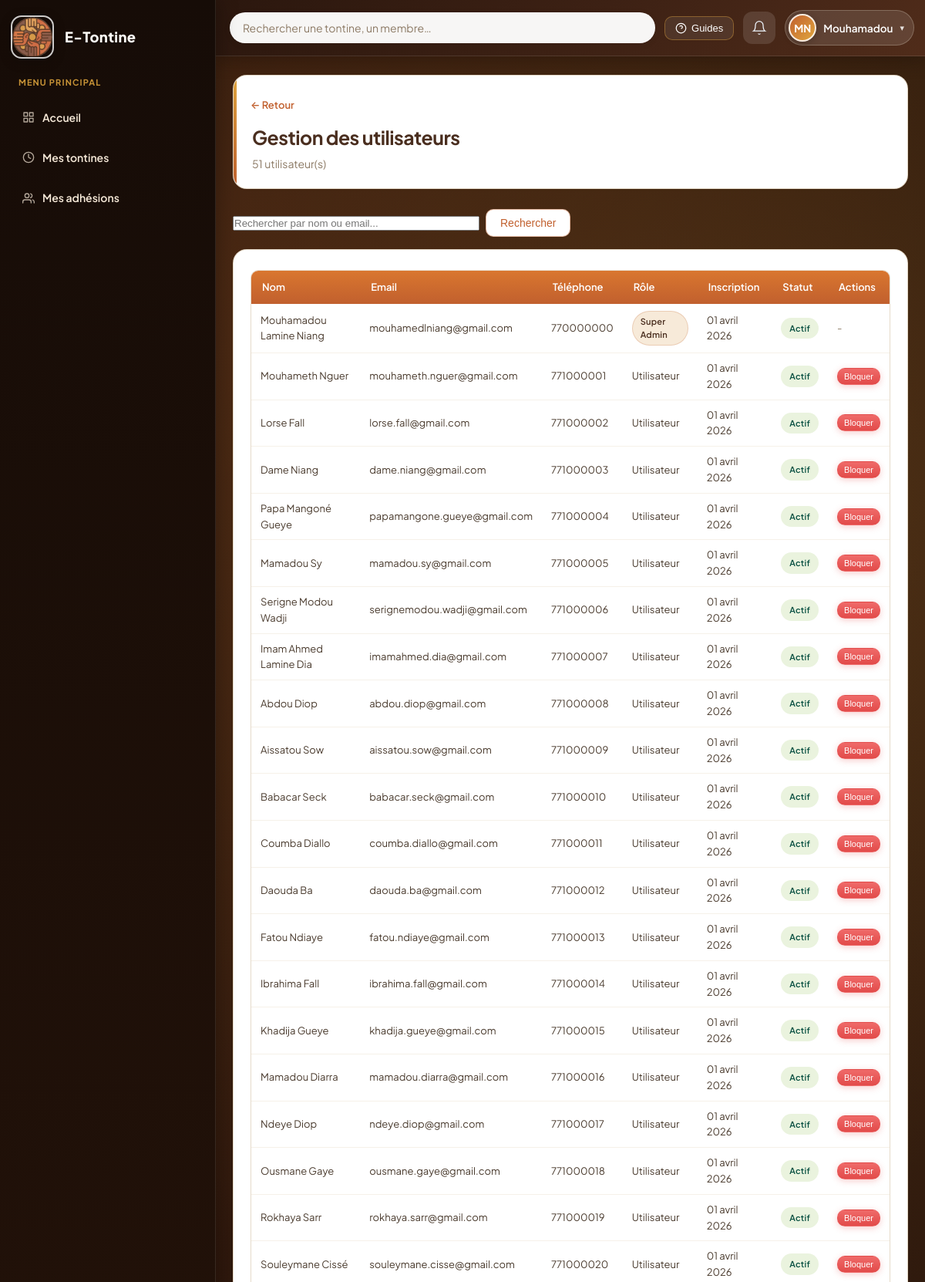
The page /pages/super_admin/utilisateurs.php (signed in, upper part) on the database its author committed.
### tables this page shows
CREATE TABLE utilisateurs (
    id              INT UNSIGNED AUTO_INCREMENT PRIMARY KEY,
    nom_complet     VARCHAR(100)        NOT NULL,
    email           VARCHAR(150)        NOT NULL UNIQUE,
    mot_de_passe    VARCHAR(255)        NOT NULL,
    telephone       VARCHAR(20)         NOT NULL,
    role_global     ENUM('super_admin','utilisateur') NOT NULL DEFAULT 'utilisateur',
    est_bloque      TINYINT(1)          NOT NULL DEFAULT 0,
    jeton_invitation VARCHAR(64)        NULL,
    date_inscription DATETIME           NOT NULL DEFAULT CURRENT_TIMESTAMP,
    derniere_connexion DATETIME         NULL
);

### fonctions/utilisateur.php (called while the page is built, shortened)
<?php
function listerTousUtilisateurs(): array {
    $bd  = connexionBD();
    $req = $bd->query('SELECT id, nom_complet, email, telephone, role_global, est_bloque, date_inscription FROM utilisateurs ORDER BY date_inscription DESC');
    return $req->fetchAll();
}

### fonctions/aide.php (called while the page is built, shortened)
<?php
function nettoyer(string $valeur): string {
    return htmlspecialchars(trim($valeur), ENT_QUOTES, 'UTF-8');
}
function formaterDate(string $dateString): string {
    $mois = ['', 'janvier', 'février', 'mars', 'avril', 'mai', 'juin',
             'juillet', 'août', 'septembre', 'octobre', 'novembre', 'décembre'];
    $ts = strtotime($dateString);
    return date('d', $ts) . ' ' . $mois[(int)date('m', $ts)] . ' ' . date('Y', $ts);
}

### configuration/session.php (called while the page is built, shortened)
<?php
function idUtilisateurConnecte(): int {
    return (int)($_SESSION['utilisateur_id'] ?? 0);
}

### pages/super_admin/utilisateurs.php (the view, shortened to what this page needs)
<?php
require_once __DIR__ . '/../../configuration/session.php';
require_once __DIR__ . '/../../fonctions/utilisateur.php';
require_once __DIR__ . '/../../fonctions/aide.php';
$recherche    = nettoyer($_GET['q'] ?? '');
$utilisateurs = listerTousUtilisateurs();
require_once __DIR__ . '/../../gabarits/entete.php';
?>
<div class="page-entete">
    <div>
        <a href="<?= APP_URL ?>/pages/super_admin/tableau_de_bord.php" class="lien-retour">← Retour</a>
        <h1>Gestion des utilisateurs</h1>
        <p class="texte-secondaire"><?= count($utilisateurs) ?> utilisateur(s)</p>
    </div>
</div>
<div class="barre-recherche">
    <form method="GET" action="">
        <input type="search" name="q" value="<?= htmlspecialchars($recherche) ?>"
               placeholder="Rechercher par nom ou email..." style="width:320px">
        <button type="submit" class="btn btn-secondaire">Rechercher</button>
    </form>
</div>
<section class="section-tableau">
    <div class="table-conteneur">
        <table class="tableau-donnees">
            <thead>
                <tr>
                    <th>Nom</th>
                    <th>Email</th>
                    <th>Téléphone</th>
                    <th>Rôle</th>
                    <th>Inscription</th>
                    <th>Statut</th>
                    <th>Actions</th>
                </tr>
            </thead>
            <tbody>
                <?php foreach ($utilisateurs as $u): ?>
                <tr class="<?= $u['est_bloque'] ? 'ligne-bloquee' : '' ?>">
                    <td><?= htmlspecialchars($u['nom_complet']) ?></td>
                    <td><?= htmlspecialchars($u['email']) ?></td>
                    <td><?= htmlspecialchars($u['telephone']) ?></td>
                    <td>
                        <?php if ($u['role_global'] === ROLE_SUPER_ADMIN): ?>
                        <span class="badge badge-info">Super Admin</span>
                        <?php else: ?>
                        Utilisateur
                        <?php endif; ?>
                    </td>
                    <td><?= formaterDate($u['date_inscription']) ?></td>
                    <td>
                        <?= $u['est_bloque']
                            ? '<span class="badge badge-danger">Bloqué</span>'
                            : '<span class="badge badge-succes">Actif</span>' ?>
                    </td>
                    <td>
                        <?php if ($u['id'] != idUtilisateurConnecte() && $u['role_global'] !== ROLE_SUPER_ADMIN): ?>
                        <form method="POST" action="" style="display:inline">
                            <?php if ($u['est_bloque']): ?>
                            <button type="submit" name="action" value="debloquer"
                                    class="btn btn-succes btn-tres-petit"
                                    onclick="return confirm('Débloquer cet utilisateur ?')">
                                Débloquer
                            </button>
                            <?php else: ?>
                            <button type="submit" name="action" value="bloquer"
                                    class="btn btn-danger btn-tres-petit"
                                    onclick="return confirm('Bloquer cet utilisateur ?')">
                                Bloquer
                            </button>
                            <?php endif; ?>
                        </form>
                        <?php else: ?>
                        <span class="texte-secondaire">-</span>
                        <?php endif; ?>
                    </td>
                </tr>
                <?php endforeach; ?>
            </tbody>
        </table>
    </div>
</section>
<?php require_once __DIR__ . '/../../gabarits/pied_de_page.php'; ?>

### ressources/styles/principal.css (style rules this page uses)
:root { --bleu-fonce: #4a2e1f; --bleu-moy: #c1602e; --bleu-clair: #e0a63e; --bleu-pale: #f7ead9; --bleu-fond: #fbf4ea; --blanc: #ffffff; --gris-fond: #f6f1e9; --gris-bordure: #e3d6c4; --gris-texte: #4a3b2e; --gris-sec: #8c7a65; --vert: #1d9e75; --vert-pale: #eaf3de; --rouge: #e24b4a; --rouge-pale: #fcebeb; --orange: #ba7517; --orange-pale: #faeeda; --rayon-sm: 6px; --rayon-md: 10px; --rayon-lg: 14px; --rayon-xl: 18px; --ombre: 0 1px 3px rgba(74, 46, 31, 0.06); --ombre-md: 0 8px 24px rgba(74, 46, 31, 0.1); --ombre-nav: 0 4px 20px rgba(74, 46, 31, 0.18); --transition: 0.2s ease; --nav-hauteur: 72px; --font-sans: "Plus Jakarta Sans", -apple-system, BlinkMacSystemFont, "Segoe UI", sans-serif; }
*, *::before, *::after { box-sizing: border-box; margin: 0; padding: 0; }
html { scroll-behavior: smooth; }
body { font-family: var(--font-sans); font-size: 15px; line-height: 1.6; color: var(--gris-texte); background: linear-gradient( 180deg, #f7ecdd 0%, var(--gris-fond) 32%, var(--gris-fond) 100% ); background-attachment: fixed; min-height: 100vh; display: flex; flex-direction: column; -webkit-font-smoothing: antialiased; }
a { color: var(--bleu-moy); text-decoration: none; }
.page-entete { display: flex; align-items: flex-start; justify-content: space-between; gap: 18px; margin-bottom: 26px; flex-wrap: wrap; padding: 22px 24px; background: var(--blanc); border-radius: var(--rayon-xl); border: 1px solid rgba(227, 214, 196, 0.9); box-shadow: var(--ombre); position: relative; overflow: hidden; }
.page-entete::before { content: ""; position: absolute; left: 0; top: 0; bottom: 0; width: 4px; background: linear-gradient( 180deg, var(--bleu-clair) 0%, var(--bleu-moy) 100% ); border-radius: 4px 0 0 4px; }
.page-entete h1 { font-size: clamp(1.25rem, 2.5vw, 1.55rem); font-weight: 700; color: var(--bleu-fonce); margin: 0; letter-spacing: -0.02em; line-height: 1.25; }
.page-entete .texte-secondaire { color: var(--gris-sec); font-size: 14px; margin-top: 8px; line-height: 1.45; }
.lien-retour { font-size: 13px; font-weight: 600; color: var(--bleu-moy); display: inline-flex; align-items: center; gap: 6px; margin-bottom: 10px; padding: 6px 12px 6px 0; margin-left: -2px; border-radius: var(--rayon-md); text-decoration: none; transition: color var(--transition), background var(--transition); }
.section-tableau { background: var(--blanc); border: 1px solid rgba(227, 214, 196, 0.9); border-radius: var(--rayon-xl); padding: 20px 22px; margin-bottom: 22px; box-shadow: var(--ombre); }
.btn { display: inline-flex; align-items: center; justify-content: center; gap: 6px; padding: 9px 18px; border-radius: var(--rayon-md); font-size: 14px; font-weight: 500; border: 1px solid transparent; cursor: pointer; transition: all var(--transition); text-decoration: none; white-space: nowrap; }
.btn-secondaire { background: var(--blanc); color: var(--bleu-moy); border-color: rgba(193, 96, 46, 0.45); box-shadow: 0 1px 2px rgba(74, 46, 31, 0.06); }
.btn-danger { background: linear-gradient(180deg, #ef6a69 0%, var(--rouge) 100%); color: #fff; box-shadow: 0 2px 8px rgba(226, 75, 74, 0.28); }
.btn-tres-petit { padding: 4px 8px; font-size: 11px; }
.badge { display: inline-block; padding: 4px 10px; border-radius: 999px; font-size: 11px; font-weight: 600; letter-spacing: 0.02em; border: 1px solid transparent; }
.badge-succes { background: var(--vert-pale); color: #085041; }
.badge-info { background: var(--bleu-pale); color: #4a2e1f; border-color: rgba(193, 96, 46, 0.22); }
.table-conteneur { overflow-x: auto; border-radius: var(--rayon-md); border: 1px solid rgba(227, 214, 196, 0.85); background: var(--blanc); box-shadow: 0 1px 2px rgba(74, 46, 31, 0.04); margin: 6px 0 4px; }
.tableau-donnees { width: 100%; border-collapse: collapse; font-size: 13px; }
.tableau-donnees thead tr { background: linear-gradient(180deg, #d9762f 0%, var(--bleu-moy) 100%); color: #fff; }
.tableau-donnees th { padding: 11px 14px; text-align: left; font-weight: 600; font-size: 13px; }
.tableau-donnees td { padding: 9px 12px; border-bottom: 1px solid var(--gris-fond); }
.barre-recherche { margin-bottom: 16px; }
.barre-recherche form { display: flex; gap: 8px; flex-wrap: wrap; align-items: center; }
.texte-secondaire { color: var(--gris-sec); font-size: 13px; }
.app-main-shell .section-tableau, .app-main-shell .page-entete, .app-main-shell .carte-tontine, .app-main-shell .carte-membre { background: #fff; }

### rows shown on the page
utilisateurs: nom_complet "Mouhamadou Lamine Niang", email "mouhamedlniang@gmail.com", telephone "770000000", role_global "Super Admin", date_inscription "01 avril 2026", est_bloque "Actif"
utilisateurs: nom_complet "Mouhameth Nguer", email "mouhameth.nguer@gmail.com", telephone "771000001", role_global "Utilisateur", date_inscription "01 avril 2026", est_bloque "Actif"
utilisateurs: nom_complet "Lorse Fall", email "lorse.fall@gmail.com", telephone "771000002", role_global "Utilisateur", date_inscription "01 avril 2026", est_bloque "Actif"
utilisateurs: nom_complet "Dame Niang", email "dame.niang@gmail.com", telephone "771000003", role_global "Utilisateur", date_inscription "01 avril 2026", est_bloque "Actif"
utilisateurs: nom_complet "Papa Mangoné Gueye", email "papamangone.gueye@gmail.com", telephone "771000004", role_global "Utilisateur", date_inscription "01 avril 2026", est_bloque "Actif"
utilisateurs: nom_complet "Mamadou Sy", email "mamadou.sy@gmail.com", telephone "771000005", role_global "Utilisateur", date_inscription "01 avril 2026", est_bloque "Actif"
utilisateurs: nom_complet "Serigne Modou Wadji", email "serignemodou.wadji@gmail.com", telephone "771000006", role_global "Utilisateur", date_inscription "01 avril 2026", est_bloque "Actif"
utilisateurs: nom_complet "Imam Ahmed Lamine Dia", email "imamahmed.dia@gmail.com", telephone "771000007", role_global "Utilisateur", date_inscription "01 avril 2026", est_bloque "Actif"
utilisateurs: nom_complet "Abdou Diop", email "abdou.diop@gmail.com", telephone "771000008", role_global "Utilisateur", date_inscription "01 avril 2026", est_bloque "Actif"
utilisateurs: nom_complet "Aissatou Sow", email "aissatou.sow@gmail.com", telephone "771000009", role_global "Utilisateur", date_inscription "01 avril 2026", est_bloque "Actif"
utilisateurs: nom_complet "Babacar Seck", email "babacar.seck@gmail.com", telephone "771000010", role_global "Utilisateur", date_inscription "01 avril 2026", est_bloque "Actif"
utilisateurs: nom_complet "Coumba Diallo", email "coumba.diallo@gmail.com", telephone "771000011", role_global "Utilisateur", date_inscription "01 avril 2026", est_bloque "Actif"
utilisateurs: nom_complet "Daouda Ba", email "daouda.ba@gmail.com", telephone "771000012", role_global "Utilisateur", date_inscription "01 avril 2026", est_bloque "Actif"
utilisateurs: nom_complet "Fatou Ndiaye", email "fatou.ndiaye@gmail.com", telephone "771000013", role_global "Utilisateur", date_inscription "01 avril 2026", est_bloque "Actif"
utilisateurs: nom_complet "Ibrahima Fall", email "ibrahima.fall@gmail.com", telephone "771000014", role_global "Utilisateur", date_inscription "01 avril 2026", est_bloque "Actif"
utilisateurs: nom_complet "Khadija Gueye", email "khadija.gueye@gmail.com", telephone "771000015", role_global "Utilisateur", date_inscription "01 avril 2026", est_bloque "Actif"
utilisateurs: nom_complet "Mamadou Diarra", email "mamadou.diarra@gmail.com", telephone "771000016", role_global "Utilisateur", date_inscription "01 avril 2026", est_bloque "Actif"
utilisateurs: nom_complet "Ndeye Diop", email "ndeye.diop@gmail.com", telephone "771000017", role_global "Utilisateur", date_inscription "01 avril 2026", est_bloque "Actif"
utilisateurs: nom_complet "Ousmane Gaye", email "ousmane.gaye@gmail.com", telephone "771000018", role_global "Utilisateur", date_inscription "01 avril 2026", est_bloque "Actif"
utilisateurs: nom_complet "Rokhaya Sarr", email "rokhaya.sarr@gmail.com", telephone "771000019", role_global "Utilisateur", date_inscription "01 avril 2026", est_bloque "Actif"
utilisateurs: nom_complet "Souleymane Cissé", email "souleymane.cisse@gmail.com", telephone "771000020", role_global "Utilisateur", date_inscription "01 avril 2026", est_bloque "Actif"

### other values the page prints
APP_NOM "E-Tontine"
$initialesUtilisateur !== '' ? $initialesUtilisateur : 'U' "MN"
$prenomNav "Mouhamadou"
count($utilisateurs) "51"
